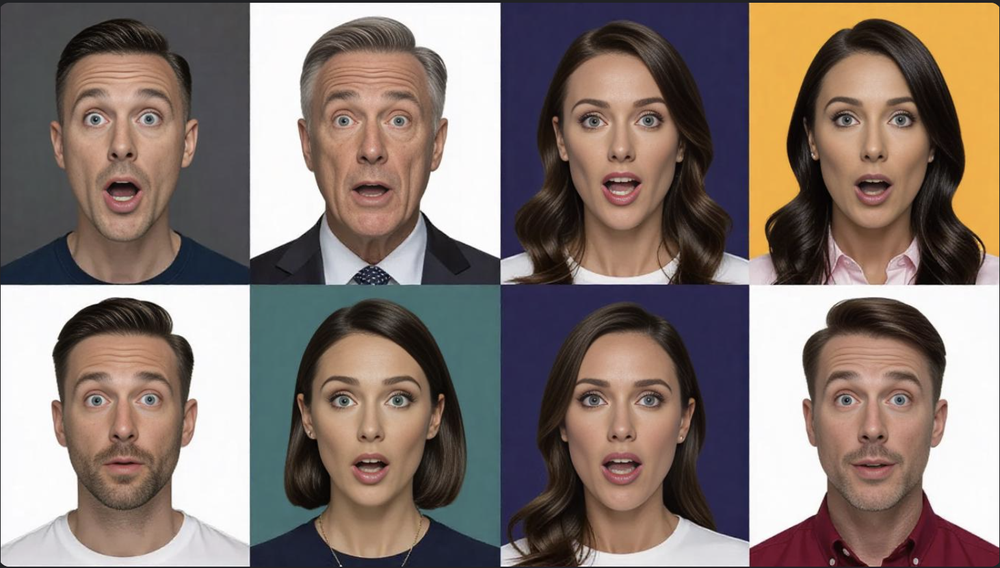
#> input picture images/emotions/surprise.png, 1000 x 568 px, shrunk from 1462 x 830 before the run
$ python '21 rotation.py'
#> lines starting #> are read from the running program, lines starting #| are printed output that depends on the picture
#!/usr/bin/env python3.12
# -*- Coding: UTF-8 -*-
# @Time     :   2025/4/19 19:00
# @Author   :   Shawn
# @Version  :   Version 0.1.0
# @File     :   21 rotation.py
# @Desc     :

from cv2 import (namedWindow, WINDOW_NORMAL,
                 imread, imshow,
                 waitKey, destroyAllWindows,
                 getRotationMatrix2D, warpAffine)
from random import randint, choice


def main() -> None:
    """ Main Function """
    WINDOW_MAIN: str = "Main"
    namedWindow(WINDOW_MAIN, WINDOW_NORMAL)

    WINDOW_ROTATE: str = "Rotate"

    IMAGE: str = "images/emotions/surprise.png"
    image = imread(IMAGE, 1)
#> image is the input picture: shape (568, 1000, 3); mean B, G, R 111.7, 118.6, 133.3

    if image is not None:
        print(f"The type of image is {type(image)}")
#| The type of image is <class 'numpy.ndarray'>
        print(f"The shape of image is {image.shape}")
#| The shape of image is (568, 1000, 3)
        print(f"The dtype of image is {image.dtype}")
#| The dtype of image is uint8
        print(f"The pixel size of image is {image.size}")
#| The pixel size of image is 1704000
        imshow(WINDOW_MAIN, image)

        # Rotate the image with the method of relative size
        rows, cols, _ = image.shape
#> rows = 568; cols = 1000
        ANGLE: int = randint(0, 360)
        CENTER: tuple = (int(cols / 2), int(rows / 2))
#> CENTER = (500, 284)
        ZOOM: int = choice([0.5, 1, 1.5])
        M = getRotationMatrix2D(CENTER, ANGLE, ZOOM)
        rotate = warpAffine(image, M, (cols, rows))
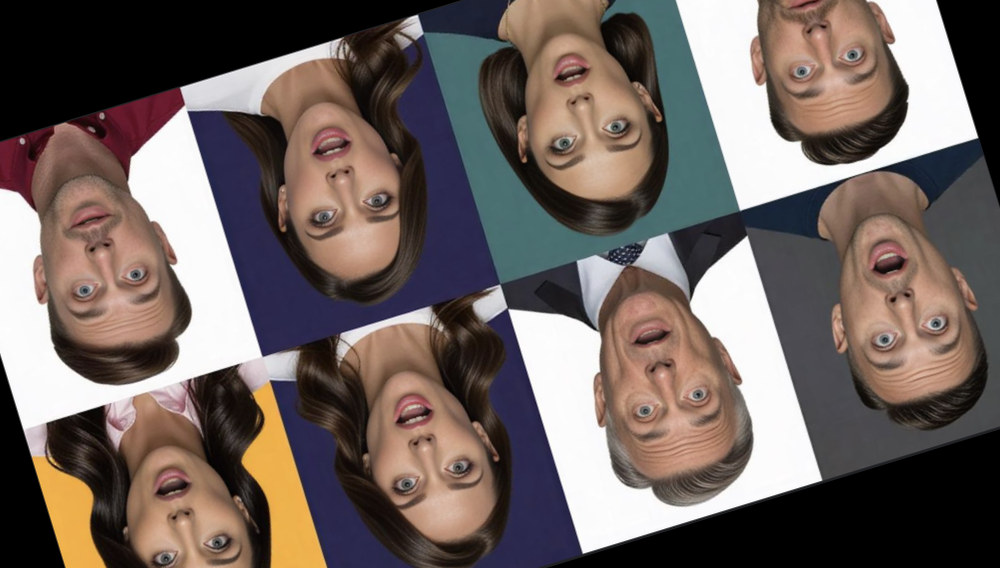
#> rotate: shape (568, 1000, 3); mean B, G, R 95.7, 100.1, 112.1
        imshow(WINDOW_ROTATE, rotate)
        print(f"The image has been rotated to {ANGLE} degrees anticlockwise.")
    else:
        print(f"Failed to load image from {IMAGE}. Please check the path.")

    while True:
        if (key := waitKey(100) & 0xFF) == 27:
#> (key Esc is pressed here)
            print("ESC key pressed.")
            break
        elif key != 255:
            print(f"Key {key} pressed.")

    destroyAllWindows()
    print("Done.")


if __name__ == "__main__":
    main()

$ run again, with images/emotions/0-s-20250418131725.png copied over images/emotions/surprise.png
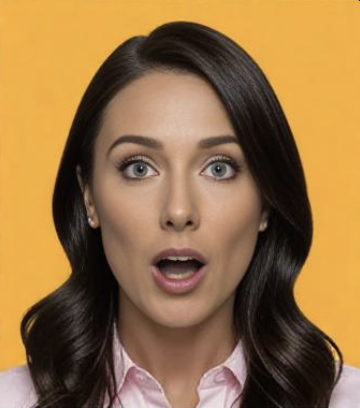
#> input picture images/emotions/0-s-20250418131725.png, 360 x 408 px
#> in main, image is the input picture: shape (408, 360, 3); mean B, G, R 70.1, 113.7, 149.5
#| The type of image is <class 'numpy.ndarray'>
#| The shape of image is (408, 360, 3)
#| The dtype of image is uint8
#| The pixel size of image is 440640
#> in main, `rotate = warpAffine(image, M, (cols, rows))`:
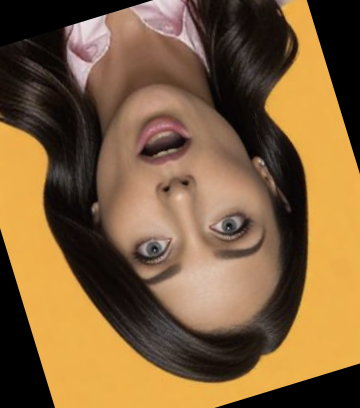
#> rotate: shape (408, 360, 3); mean B, G, R 60.6, 96.7, 127.5

$ run again, with images/emotions/1-s-20250418131640.png copied over images/emotions/surprise.png
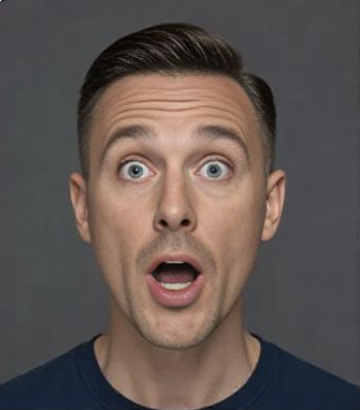
#> input picture images/emotions/1-s-20250418131640.png, 360 x 410 px
#> in main, image is the input picture: shape (410, 360, 3); mean B, G, R 81.2, 85.1, 96.3
#| The type of image is <class 'numpy.ndarray'>
#| The shape of image is (410, 360, 3)
#| The dtype of image is uint8
#| The pixel size of image is 442800
#> in main, `rotate = warpAffine(image, M, (cols, rows))`:
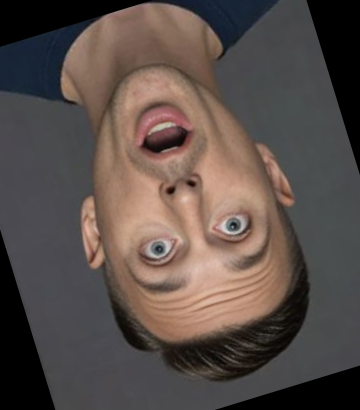
#> rotate: shape (410, 360, 3); mean B, G, R 73.4, 78.1, 89.6
